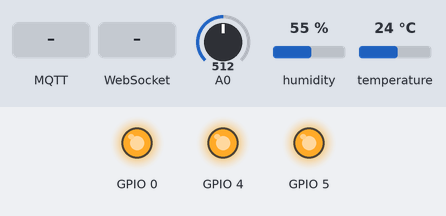
Bench run of a program on a simulated ESP8266 (NodeMCU). Parts: output pins drawn as LEDs (lit = HIGH). The inputs (shaded band) are chosen by the test bench; at power-on: A0 = 512, humidity 55 %, temperature 24 °C. WiFi joins after 1.5 s; servers stay silent unless stated; the local clock reads 2024-03-15 10:24:30 at power-on unless the program sets it; storage starts empty; no MQTT or app messages arrive unless stated.

Above: at 2.7 s.
2.8 s: MQTT message "l1_on" arrives on the first subscribed topic
At 6.0 s:
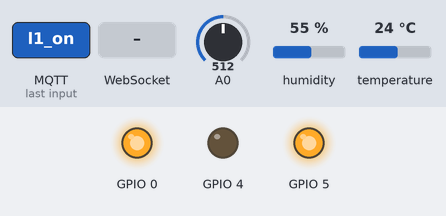
6.5 s: WebSocket text "stair_manual_on" received
At 7.4 s:
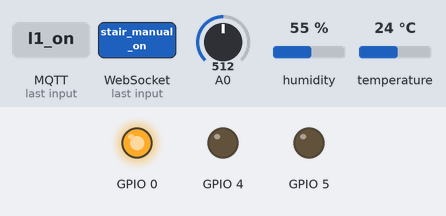
8.0 s: MQTT message "l1_off" arrives on the first subscribed topic
At 8.5 s:
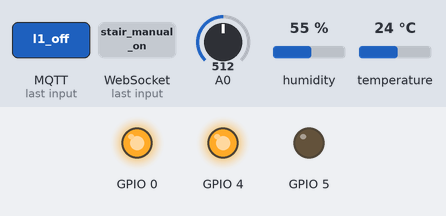
9.5 s: MQTT message "stair_manual_off" arrives on the first subscribed topic
At 9.9 s:
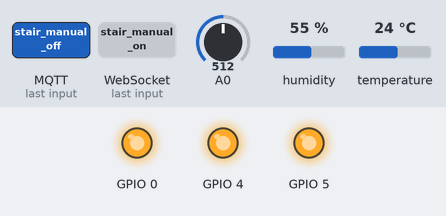
11.0 s: MQTT message "stair_manual_on" arrives on the first subscribed topic
At 12.2 s:
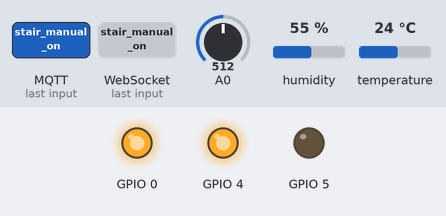
Timing chart, 0 to 13.5 s (numbered marks = the images above; inputs shaded):
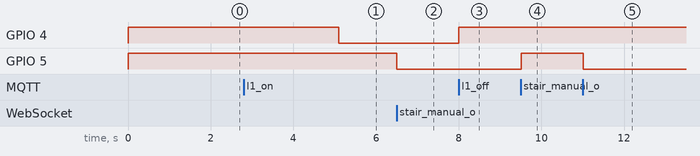

Measured:
- after the input at 2.8 s, GPIO 4: HIGH → LOW after 2.3 s
- after the input at 6.5 s, GPIO 5: HIGH → LOW at once
- after the input at 8.0 s, GPIO 4: LOW → HIGH at once
- after the input at 9.5 s, GPIO 5: LOW → HIGH at once
- after the input at 11.0 s, GPIO 5: HIGH → LOW at once

The program:

main.cpp
```cpp
#include <Arduino.h>
#include "StorageManager.h"
#include "Config.h"
#include "ClimateSensor.h"
#include "GasSensor.h"
#include "LivingRoomLamp.h"
#include "Staircase.h"
#include "NetworkManager.h"
#include "WebDashboard.h"
#include "AdBlocker.h"
#include "MqttManager.h"
#include "FanController.h"

// ── Modules ──────────────────────────────────────────────
ClimateSensor  climate;
GasSensor      gas;
LivingRoomLamp livingRoom;
Staircase      staircase;
NetworkManager network;
WebDashboard   dashboard;
AdBlocker      adBlocker;
MqttManager    mqtt;
FanController  fan;

// ── Timers ───────────────────────────────────────────────
unsigned long lastClimateRead = 0;
unsigned long lastGasRead     = 0;

// Builds the JSON payload sent to every connected browser.
String buildStateJson() {
  String json = "{";

  json += "\"l1\":\""        + livingRoom.stateString() + "\",";
  json += "\"l2\":\""        + staircase.stateString()  + "\",";
  json += "\"mode\":\""      + staircase.modeString()   + "\",";
  json += "\"temp\":\""      + String(climate.temperature(), 1) + "\",";
  json += "\"hum\":\""       + String(climate.humidity(), 1)    + "\",";
  json += "\"gasStatus\":\"" + String(gas.statusString()) + "\",";
  json += "\"gasAlert\":"    + String(gas.alert() ? "true" : "false") + ",";
  json += "\"gasRaw\":"      + String(gas.analogValue()) + ",";
  json += "\"fanAutoStart\":" + String(fan.autoStartEnabled() ? "true" : "false");

  json += "}";
  return json;
}

// Routes commands from either the LAN WebSocket dashboard or MQTT.
void onCommand(const String& msg) {
  if (msg == "l1_on")                 livingRoom.turnOn();
  else if (msg == "l1_off")           livingRoom.turnOff();
  else if (msg == "stair_manual_on")  staircase.setManual(true);
  else if (msg == "stair_manual_off") staircase.setOff();
  else if (msg == "stair_auto_on")    staircase.setAuto(true);
  else if (msg == "stair_auto_off")   staircase.setOff();
  else if (msg == "fan_auto_start_on")  fan.setAutoStartEnabled(true);
  else if (msg == "fan_auto_start_off") fan.setAutoStartEnabled(false);
  else if (msg == "fan_power_speed")    fan.powerAndSpeed();
  else if (msg == "fan_swing")          fan.swing();

  dashboard.broadcastState();
  mqtt.publishState();
}

void setup() {
  // Establish a defined relay-off level before other startup work begins.
  digitalWrite(STAIR_LAMP_RELAY_PIN, RELAY_OFF);
  digitalWrite(LIVING_ROOM_RELAY_PIN, RELAY_OFF);
  pinMode(STAIR_LAMP_RELAY_PIN, OUTPUT);
  pinMode(LIVING_ROOM_RELAY_PIN, OUTPUT);

  storage.begin();

  climate.begin();
  gas.begin();
  livingRoom.begin();
  staircase.begin();
  network.begin();
  adBlocker.begin();
  fan.begin();
  dashboard.begin(onCommand, buildStateJson, adBlocker);
  mqtt.begin(onCommand, buildStateJson);

}

void loop() {
  network.loop();
  adBlocker.loop();
  dashboard.loop();
  mqtt.loop();

  if (staircase.loop()) {
    dashboard.broadcastState();
    mqtt.publishState();
  }

  if (millis() - lastClimateRead > CLIMATE_READ_MS) {
    lastClimateRead = millis();
    if (climate.update()) {
      dashboard.broadcastState();
      mqtt.publishState();
    }
  }

  if (millis() - lastGasRead > GAS_READ_MS) {
    lastGasRead = millis();
    if (gas.update()) {
      dashboard.broadcastState();
      mqtt.publishState();
    }
  }

  delay(10);
}
```
